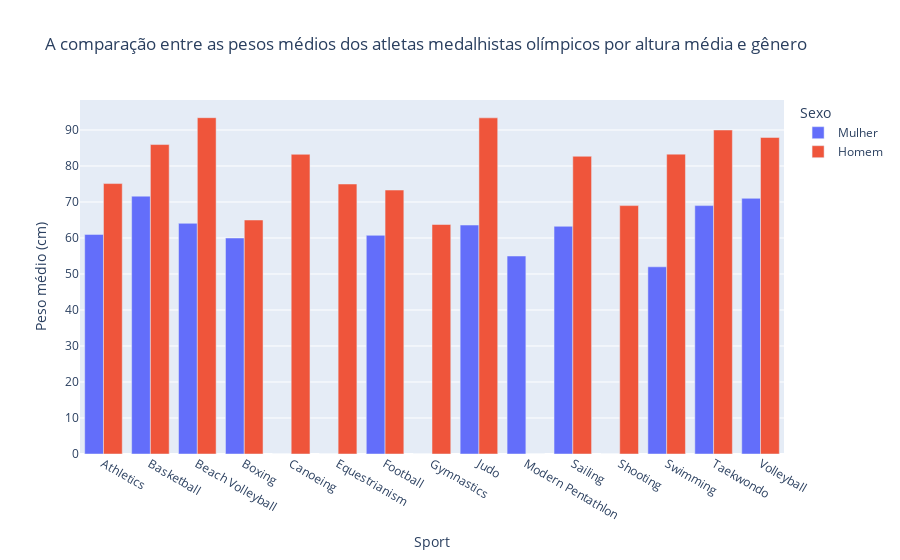

Notebook source saved alongside this figure:
### Code cell
import plotly.express as px
df = px.data.tips()

titulo ='A comparação entre as pesos médios dos atletas medalhistas olímpicos por altura média e gênero'


fig = px.bar(df_teste_peso_sexo, x=df_teste_peso_sexo.index, y = df_teste_peso_sexo.columns,
             barmode='group',
             labels = {'value': 'Peso médio (cm)',
             'Sex': 'Sexo',},
             title = titulo)

fig.show()

### Figure 1 — Plotly figure (JSON) as saved in the notebook; plotly's stock layout.template omitted (floating-point values rounded to 4 significant figures)
{"data": [{"alignmentgroup": "True", "hovertemplate": "Sexo=Mulher<br>Sport=%{x}<br>Peso médio (cm)=%{y}<extra></extra>", "legendgroup": "Mulher", "marker": {"color": "#636efa", "pattern": {"shape": ""}}, "name": "Mulher", "offsetgroup": "Mulher", "orientation": "v", "showlegend": true, "textposition": "auto", "type": "bar", "x": ["Athletics", "Basketball", "Beach Volleyball", "Boxing", "Canoeing", "Equestrianism", "Football", "Gymnastics", "Judo", "Modern Pentathlon", "Sailing", "Shooting", "Swimming", "Taekwondo", "Volleyball"], "xaxis": "x", "y": [61, 71.62, 64.08, 60, 0, 0, 60.74, 0, 63.6, 55, 63.25, 0, 52, 69, 71.02], "yaxis": "y"}, {"alignmentgroup": "True", "hovertemplate": "Sexo=Homem<br>Sport=%{x}<br>Peso médio (cm)=%{y}<extra></extra>", "legendgroup": "Homem", "marker": {"color": "#EF553B", "pattern": {"shape": ""}}, "name": "Homem", "offsetgroup": "Homem", "orientation": "v", "showlegend": true, "textposition": "auto", "type": "bar", "x": ["Athletics", "Basketball", "Beach Volleyball", "Boxing", "Canoeing", "Equestrianism", "Football", "Gymnastics", "Judo", "Modern Pentathlon", "Sailing", "Shooting", "Swimming", "Taekwondo", "Volleyball"], "xaxis": "x", "y": [75.12, 85.95, 93.42, 65, 83.25, 75, 73.32, 63.75, 93.38, 0, 82.7, 69, 83.29, 90, 87.93], "yaxis": "y"}], "layout": {"barmode": "group", "legend": {"title": {"text": "Sexo"}, "tracegroupgap": 0}, "title": {"text": "A comparação entre as pesos médios dos atletas medalhistas olímpicos por altura média e gênero"}, "xaxis": {"anchor": "y", "domain": [0, 1], "title": {"text": "Sport"}}, "yaxis": {"anchor": "x", "domain": [0, 1], "title": {"text": "Peso médio (cm)"}}}}
